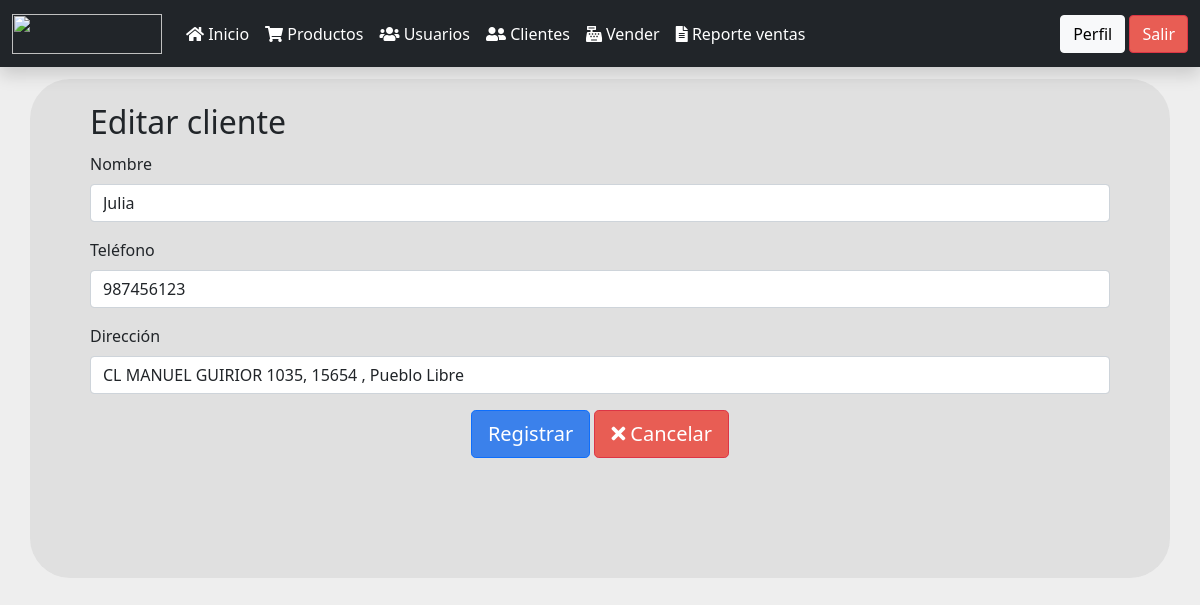
The app's page /editar_cliente.php?id=4 (signed in) with its own data.
### tables this page shows
CREATE TABLE clientes(
        id BIGINT UNSIGNED NOT NULL AUTO_INCREMENT PRIMARY KEY,
        nombre VARCHAR(255) NOT NULL,
        telefono VARCHAR(25) NOT NULL,
        direccion VARCHAR(255) NOT NULL
    );

### funciones.php (called while the page is built, shortened)
<?php
function obtenerClientePorId($id){
    $sentencia = "SELECT * FROM clientes WHERE id = ?";
    $cliente = select($sentencia, [$id]);
    if($cliente) return $cliente[0];
}
function select($sentencia, $parametros = []){
    $bd = conectarBaseDatos();
    $respuesta = $bd->prepare($sentencia);
    $respuesta->execute($parametros);
    return $respuesta->fetchAll();
}
function conectarBaseDatos() {
	$host = "localhost";
	$db   = "ventas_php";
	$user = "root";
	$pass = "";
	$charset = 'utf8mb4';
	$options = [
	    \PDO::ATTR_ERRMODE            => \PDO::ERRMODE_EXCEPTION,
	    \PDO::ATTR_DEFAULT_FETCH_MODE => \PDO::FETCH_OBJ,
	    \PDO::ATTR_EMULATE_PREPARES   => false,
	];
	$dsn = "mysql:host=$host;dbname=$db;charset=$charset";
	try {
	     $pdo = new \PDO($dsn, $user, $pass, $options);
	     return $pdo;
	} catch (\PDOException $e) {
	     throw new \PDOException($e->getMessage(), (int)$e->getCode());
	}
}
?>

### editar_cliente.php (the view, shortened to what this page needs)
<?php
include_once "encabezado.php";
include_once "navbar.php";
$id = $_GET['id'];
include_once "funciones.php";
$cliente = obtenerClientePorId($id);
?>
<div class="container " style="background-color:rgba(217, 217, 217, 0.65) ;border-radius: 40px; margin-top:1% ; margin-bottom:2%; padding-top:2%;padding-bottom:10%; padding-left:5%; padding-right:5%;">
    <h2 style="margin-bottom:1%">Editar cliente</h2>
    <form method="post">
        <div class="mb-3">
            <label for="nombre" class="form-label">Nombre</label>
            <input type="text" name="nombre" class="form-control" value="<?php echo $cliente->nombre;?>" id="nombre" placeholder="Escribe el nombre del cliente">
        </div>
        <div class="mb-3">
            <label for="telefono" class="form-label">Teléfono</label>
            <input type="tel" pattern="[0-9]{9}" name="telefono" class="form-control" value="<?php echo $cliente->telefono;?>" id="telefono" placeholder="Ej. 911568974" minlength="7" maxlength="10"  onkeypress="return event.charCode >= 48 && event.charCode <= 57">
        </div>
        <div class="mb-3">
            <label for="direccion" class="form-label">Dirección</label>
            <input type="text" name="direccion" class="form-control" value="<?php echo $cliente->direccion;?>" id="direccion" placeholder="Ej. Av Collar 1005 Col Las Cruces">
        </div>
        <div class="text-center mt-3">
            <input type="submit" name="registrar" value="Registrar" class="btn btn-primary btn-lg"style="background-color:#3B81EB">
            <a href="clientes.php" class="btn btn-danger btn-lg" style="background-color:#E85D54">
                <i class="fa fa-times"></i>
                Cancelar
            </a>
        </div>
    </form>
</div>

### estilos.css (style rules this page uses)
body { background-color: RGB(218,218,218,0.46); }

### records on screen
clientes: nombre "Julia", telefono "987456123", direccion "CL MANUEL GUIRIOR 1035, 15654 , Pueblo Libre"
